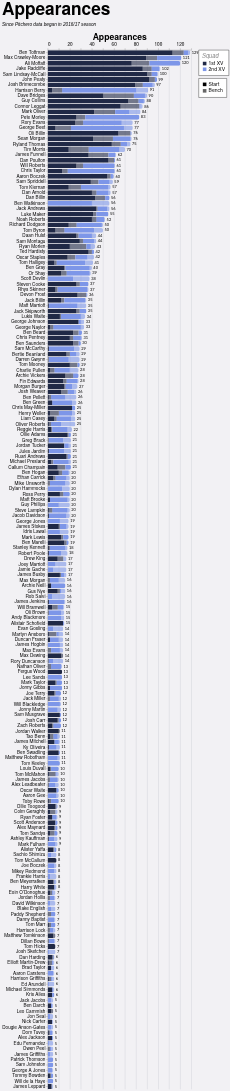

Specify this chart in Vega-Lite:
### Vega-Lite specification from a JSON file in a GitHub repository (floating-point values rounded to 4 significant figures; data arrays with more than 128 entries replaced by an {"elided": "..."} marker saying what was removed)
{"config": {"axis": {"labelFont": "PT Sans Narrow, Helvetica Neue, Helvetica, Arial, sans-serif", "titleFont": "PT Sans Narrow, Helvetica Neue, Helvetica, Arial, sans-serif", "labelFontSize": 13, "titleFontSize": 24, "gridColor": "#202947", "gridOpacity": 0.2, "zindex": 1}, "text": {"font": "Lato, sans-serif"}, "bar": {"cornerRadiusEnd": 5}, "header": {"labelFont": "PT Sans Narrow, Helvetica Neue, Helvetica, Arial, sans-serif", "titleFont": "PT Sans Narrow, Helvetica Neue, Helvetica, Arial, sans-serif", "labelFontSize": 24, "titleFontSize": 28, "labelFontWeight": "bold", "orient": "left"}, "legend": {"labelFont": "PT Sans Narrow, Helvetica Neue, Helvetica, Arial, sans-serif", "titleFont": "PT Sans Narrow, Helvetica Neue, Helvetica, Arial, sans-serif", "labelFontSize": 14, "titleFontSize": 16, "titlePadding": 5, "fillColor": "white", "strokeColor": "black", "padding": 10, "titleFontWeight": "lighter", "titleFontStyle": "italic", "titleColor": "gray", "offset": 10}, "title": {"font": "PT Sans Narrow, Helvetica Neue, Helvetica, Arial, sans-serif", "fontSize": 48, "fontWeight": "bold", "anchor": "start", "align": "center", "titlePadding": 20, "subtitlePadding": 10, "subtitleFontSize": 13, "subtitleColor": "", "subtitleFontStyle": "italic", "offset": 15, "color": "black"}, "axisX": {"labelAngle": 0}, "facet": {"title": null, "header": null, "align": {"row": "each", "column": "each"}}, "resolve": {"scale": {"y": "independent", "facet": "independent"}}, "background": "#f2f1f4", "scale": {"offsetBandPaddingOuter": 0.2, "offsetBandPaddingInner": 0.1}, "view": {"stroke": null, "background": "transparent"}}, "layer": [{"mark": {"type": "bar"}, "encoding": {"color": {"field": "squad", "legend": {"direction": "vertical", "labelExpr": "datum.value + ' XV'", "offset": 20, "orient": "right", "title": "Squad"}, "scale": {"domain": ["1st", "2nd"], "range": ["#202946", "#7d96e8"]}, "sort": ["1st", "2nd"], "type": "nominal"}, "opacity": {"field": "start", "legend": {"direction": "vertical", "offset": 20, "orient": "right", "title": null}, "scale": {"domain": ["Start", "Bench"], "range": [1.0, 0.6]}, "sort": ["Start", "Bench"], "type": "nominal"}, "order": {"field": "stack_order", "sort": "ascending", "type": "quantitative"}, "tooltip": [{"field": "player", "title": "Player", "type": "nominal"}, {"field": "squad", "title": "Squad", "type": "nominal"}, {"field": "start", "title": "Selection", "type": "nominal"}, {"aggregate": "sum", "field": "games", "title": "Games", "type": "quantitative"}, {"aggregate": "max", "field": "player_total", "title": "Total", "type": "quantitative"}], "x": {"aggregate": "sum", "axis": {"orient": "top", "title": "Appearances"}, "field": "games", "type": "quantitative"}, "y": {"field": "player", "sort": {"field": "player_total", "op": "max", "order": "descending"}, "title": null, "type": "nominal"}}}, {"mark": {"type": "text", "align": "left", "baseline": "middle", "color": "black", "dx": 4, "fontSize": 11}, "encoding": {"text": {"field": "total_games", "format": ".0f", "type": "quantitative"}, "x": {"axis": {"orient": "top", "title": "Appearances"}, "field": "total_games", "type": "quantitative"}, "y": {"field": "player", "sort": {"field": "player_total", "op": "max", "order": "descending"}, "title": null, "type": "nominal"}}, "transform": [{"aggregate": [{"op": "sum", "field": "games", "as": "total_games"}, {"op": "max", "field": "player_total", "as": "player_total"}], "groupby": ["player"]}]}], "data": {"name": "data-d06aad849d9b40b336a40880faa44ea9"}, "height": {"step": 15}, "params": [{"name": "seasonParam", "value": []}, {"name": "gameTypesParam", "value": []}, {"name": "squadParam", "value": "All"}, {"name": "positionsParam", "value": []}, {"name": "minAppsParam", "value": 5}], "title": {"text": "Appearances", "subtitle": "Since Pitchero data began in 2016/17 season"}, "transform": [{"filter": "length(seasonParam) === 0 || indexof(seasonParam, datum.season) >= 0"}, {"filter": "length(gameTypesParam) === 0 || indexof(gameTypesParam, datum.game_type) >= 0"}, {"filter": "squadParam === \"All\" || datum.squad === squadParam"}, {"filter": "length(positionsParam) === 0 || indexof(positionsParam, datum.position) >= 0"}, {"joinaggregate": [{"op": "sum", "field": "games", "as": "player_total"}], "groupby": ["player"]}, {"filter": "datum.player_total >= minAppsParam"}], "width": 400, "$schema": "https://vega.github.io/schema/vega-lite/v5.20.1.json", "datasets": {"data-d06aad849d9b40b336a40880faa44ea9": {"elided": "2371 records"}}}
